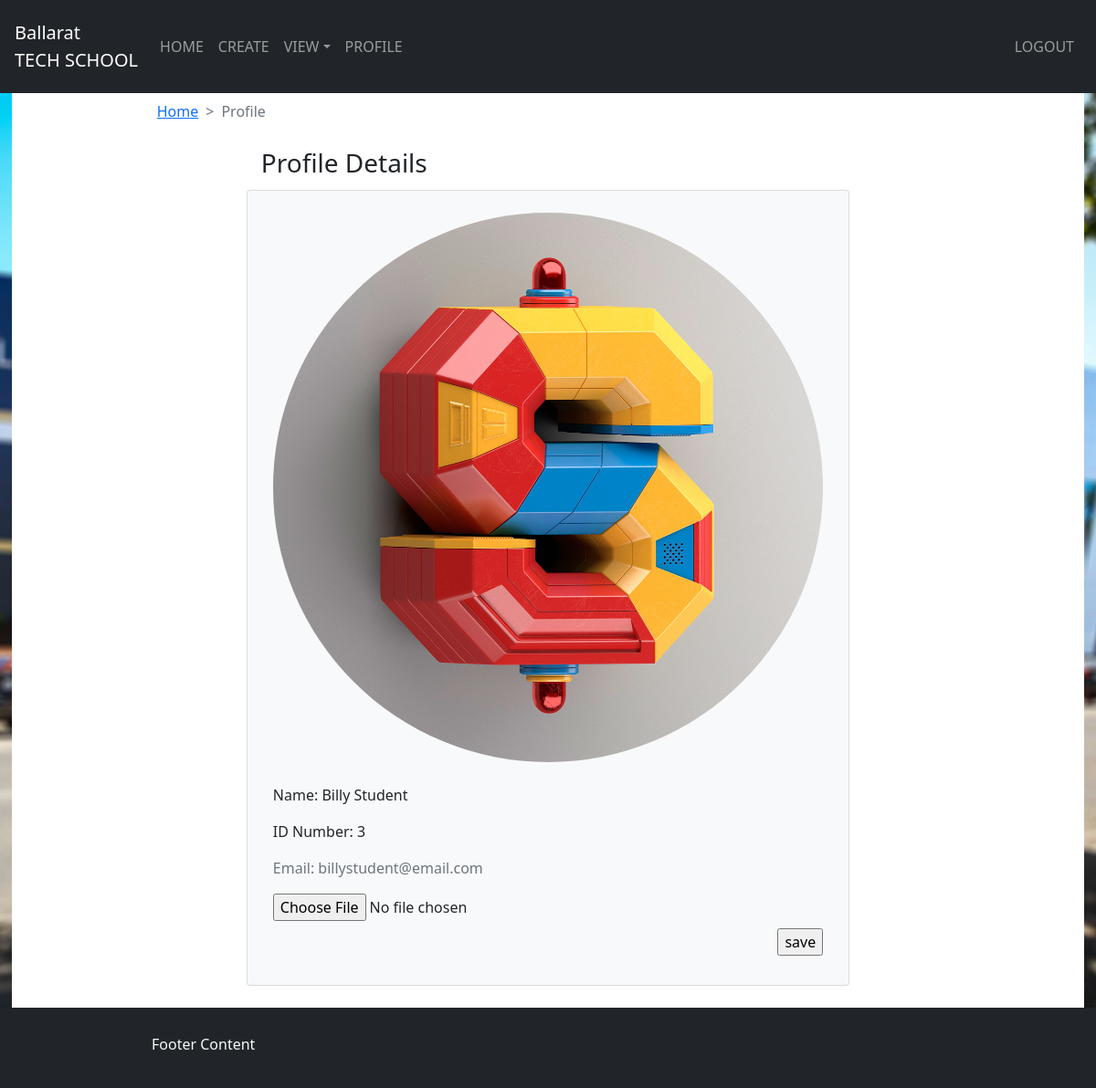
The page /student/profile/ (signed in) on the database its author committed.
### bts_user/models.py (models this page shows)
class Profile(models.Model):
    user = models.OneToOneField(User, on_delete=models.CASCADE)                                   #Create a profile for users
    image = models.ImageField(default='images/default.jpg', upload_to="images/user_profile")      #If user is deleted the profile will be deleted too,

### login/decorators.py (the view)
		def wrapper_func(request, *args, **kwargs):
			if request.user.groups.all()[0].name == 'student':
				user = User.objects.get(id=request.user.id)
				current_date = datetime.date.today()
				current_report = Report.objects.get(student_id=user, report_active=True)
				if current_date > current_report.report_start_date and current_date < current_report.report_end_date:
					return view_func(request, *args, **kwargs)
				return HttpResponseRedirect("/no_report")
			return view_func(request, *args, **kwargs)

### views/views.py (called while the page is built, shortened)
@login_required(login_url="/")
@allowed_users(allowed_roles=['student'])
@active_report()
def student_profile_view(request, *args, **kwargs):
	valid_file_formats = ('.jpg','.jpeg','.png')
	user=request.user
	student_profile=Profile.objects.get(user=user)
	content={
		"student_profile":student_profile
	}
	return render(request, 'student_user_profile.html', content)

### templates/student_user_profile.html (shortened to what this page needs)
{% extends 'student_base.html' %}
{% block content %}
<div class="bg-white text-dark">
	<div class='d-flex justify-content-center'>
		<div class="w-75 mb-2 mt-2 text-dark ">
			<div class='container'>
					<nav style="--bs-breadcrumb-divider: '>';" aria-label="breadcrumb">
					<ol class="breadcrumb">
						<li class="breadcrumb-item"><a href="/student">Home</a></li>
			    		<li class="breadcrumb-item active" aria-current="page">Profile</li>
					</ol>
				</nav>
			</div>
			<div class='d-flex justify-content-center'>
				<div class="p-1 mt-2 w-75 text-dark">
					<div class='container'>
						<h3>Profile Details</h3>
					</div>
				</div>
			</div>
			<div class='d-flex justify-content-center'>
				<div class="p-3 mb-3 w-75 card bg-light text-dark">
					<div class='container'>
						<div class="pt-2 row justify-content-md-center">
							<div class="table-responsive">
								<table class="table table-hover bg-white">
									<thead class="table-dark">
									<dev class="content-section">
									    <dev class="media">
									        <img class="img-fluid rounded-circle account-img" src="{{ student_profile.image.url }}" height="300">
									        <div class="media-body">&emsp;
									            <p class="account-heading">Name: {{ student_profile.user.first_name }} {{ student_profile.user.last_name }}</p>
									            <p class="account-heading">ID Number: {{ student_profile.user.id }}</p>
									            <p class="text-secondary">Email: {{ student_profile.user.email }}</p>
									        </div>
									        <form method="POST" action="." enctype="multipart/form-data">
											 	<input class="EntryFormFile" type="file" name="images">
												 <div class='pt-2 d-flex justify-content-end'>
											    <input class="EntryFormFile" type="submit" value="save" />
											</form>
									    </dev>
									</dev>
								</table>
							</div>
						</div>
					</div>
				</div>
			</div>
		</div>
		</div>
</div>
{% endblock %}

### rows shown on the page
Profile: image (picture), user.first_name "Billy", user.last_name "Student", user.id "3", user.email "billystudent@email.com"
